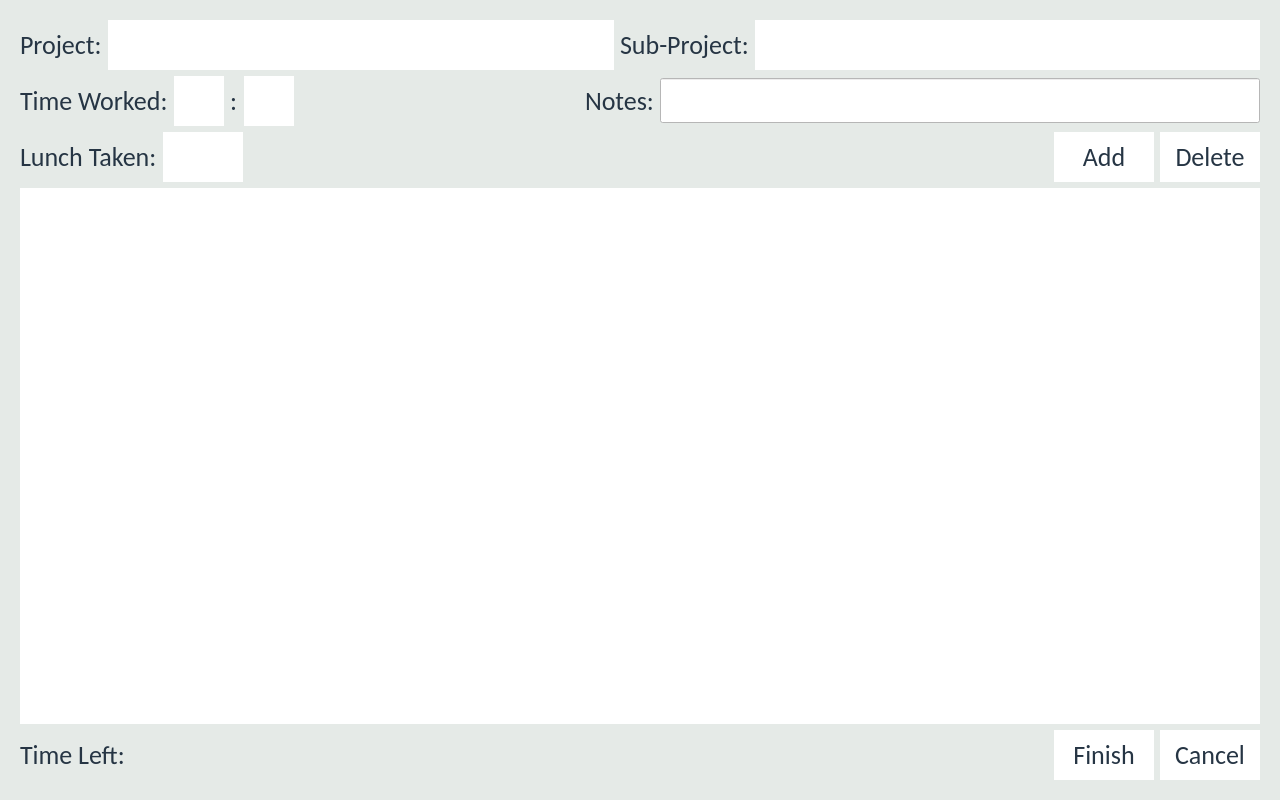
<?xml version="1.0" encoding="UTF-8"?>
<ui version="4.0">
 <class>ClockoutForm</class>
 <widget class="QWidget" name="ClockoutForm">
  <property name="geometry">
   <rect>
    <x>0</x>
    <y>0</y>
    <width>1280</width>
    <height>800</height>
   </rect>
  </property>
  <property name="font">
   <font>
    <family>Calibri</family>
    <pointsize>-1</pointsize>
   </font>
  </property>
  <property name="windowTitle">
   <string>Time-Track</string>
  </property>
  <property name="styleSheet">
   <string notr="true">QWidget#ClockoutForm{

background-color:#E5EAE7;
}
*{
font-family:&quot;Calibri&quot;;
font-size: 26px;
color:#263544;
}



QStackedWidget{
margin:0px;
padding:0px;
}


QWidget{

margin:0px;
padding:0px;
}
QWidget#bigwidger{
background-color:#E5EAE7;
border:none;
}

QLineEdit{ 
background-color:#FFFFFF;
 border: 0px solid 263544;	
}
QLineEdit:hover{ 
background-color:#FFFFFF;
 border: 1px solid 263544;	
}


QTableWidget{
border:none;
}
QTextEdit{
border:none;
}


QPushButton{
padding:3px;
border:none;
background-color:#FFFFFF;
}
QPushButton:hover:!pressed{
background-color:#E4E9EB;
}


QDateTimeEdit{
border:none;
background-color:#FFFFFF;
}
QDateEditTime:hover{
border:none;
background-color:#E4E9EB;
}
QDateEditTime::drop-down{
border:none;
}


QComboBox{
border:none;
background-color:#FFFFFF;

}

QComboBox:hover {
background-color:#E4E9EB;
}
QComboBox:drop-down{
border:none;
}


QRadioButton{
padding:0px;
margin:0px;
}


QGroupBox {
    border: 0px solid gray;
	
    margin-top: 0.5em;
	margin-right:0px;
	margin-left:0px;
}
QGroupBox::title {
    subcontrol-origin: margin;
    left: 10px;
    padding: 0 3px 0 3px;
}
</string>
  </property>
  <layout class="QGridLayout" name="gridLayout">
   <item row="0" column="0">
    <widget class="QWidget" name="bigwidger" native="true">
     <layout class="QGridLayout" name="gridLayout_2">
      <item row="0" column="2">
       <layout class="QHBoxLayout" name="horizontalLayout">
        <item>
         <layout class="QVBoxLayout" name="verticalLayout_3">
          <item>
           <layout class="QHBoxLayout" name="horizontalLayout_4">
            <item>
             <layout class="QVBoxLayout" name="verticalLayout_4">
              <item>
               <layout class="QHBoxLayout" name="horizontalLayout_9">
                <item>
                 <widget class="QLabel" name="label_3">
                  <property name="sizePolicy">
                   <sizepolicy hsizetype="Fixed" vsizetype="Preferred">
                    <horstretch>0</horstretch>
                    <verstretch>0</verstretch>
                   </sizepolicy>
                  </property>
                  <property name="minimumSize">
                   <size>
                    <width>80</width>
                    <height>0</height>
                   </size>
                  </property>
                  <property name="text">
                   <string>Project:</string>
                  </property>
                 </widget>
                </item>
                <item>
                 <widget class="QComboBox" name="Projects">
                  <property name="minimumSize">
                   <size>
                    <width>200</width>
                    <height>50</height>
                   </size>
                  </property>
                  <property name="sizeAdjustPolicy">
                   <enum>QComboBox::AdjustToContents</enum>
                  </property>
                 </widget>
                </item>
                <item>
                 <widget class="QLabel" name="label_4">
                  <property name="sizePolicy">
                   <sizepolicy hsizetype="Fixed" vsizetype="Preferred">
                    <horstretch>0</horstretch>
                    <verstretch>0</verstretch>
                   </sizepolicy>
                  </property>
                  <property name="minimumSize">
                   <size>
                    <width>50</width>
                    <height>0</height>
                   </size>
                  </property>
                  <property name="text">
                   <string>Sub-Project:</string>
                  </property>
                 </widget>
                </item>
                <item>
                 <widget class="QComboBox" name="Items">
                  <property name="sizePolicy">
                   <sizepolicy hsizetype="Preferred" vsizetype="Preferred">
                    <horstretch>0</horstretch>
                    <verstretch>0</verstretch>
                   </sizepolicy>
                  </property>
                  <property name="minimumSize">
                   <size>
                    <width>300</width>
                    <height>50</height>
                   </size>
                  </property>
                 </widget>
                </item>
               </layout>
              </item>
              <item>
               <layout class="QHBoxLayout" name="horizontalLayout_5"/>
              </item>
              <item>
               <layout class="QHBoxLayout" name="horizontalLayout_6">
                <item>
                 <widget class="QLabel" name="label_5">
                  <property name="sizePolicy">
                   <sizepolicy hsizetype="Fixed" vsizetype="Preferred">
                    <horstretch>0</horstretch>
                    <verstretch>0</verstretch>
                   </sizepolicy>
                  </property>
                  <property name="minimumSize">
                   <size>
                    <width>50</width>
                    <height>0</height>
                   </size>
                  </property>
                  <property name="text">
                   <string>Time Worked:</string>
                  </property>
                 </widget>
                </item>
                <item>
                 <widget class="QComboBox" name="Hours">
                  <property name="minimumSize">
                   <size>
                    <width>50</width>
                    <height>50</height>
                   </size>
                  </property>
                  <property name="maximumSize">
                   <size>
                    <width>50</width>
                    <height>16777215</height>
                   </size>
                  </property>
                  <property name="editable">
                   <bool>false</bool>
                  </property>
                  <property name="currentText">
                   <string/>
                  </property>
                  <property name="maxVisibleItems">
                   <number>13</number>
                  </property>
                 </widget>
                </item>
                <item>
                 <widget class="QLabel" name="label_8">
                  <property name="minimumSize">
                   <size>
                    <width>8</width>
                    <height>0</height>
                   </size>
                  </property>
                  <property name="maximumSize">
                   <size>
                    <width>8</width>
                    <height>16777215</height>
                   </size>
                  </property>
                  <property name="text">
                   <string>:</string>
                  </property>
                 </widget>
                </item>
                <item>
                 <widget class="QComboBox" name="Minutes">
                  <property name="minimumSize">
                   <size>
                    <width>0</width>
                    <height>50</height>
                   </size>
                  </property>
                  <property name="maximumSize">
                   <size>
                    <width>50</width>
                    <height>16777215</height>
                   </size>
                  </property>
                  <property name="editable">
                   <bool>false</bool>
                  </property>
                 </widget>
                </item>
                <item>
                 <spacer name="horizontalSpacer_3">
                  <property name="orientation">
                   <enum>Qt::Horizontal</enum>
                  </property>
                  <property name="sizeHint" stdset="0">
                   <size>
                    <width>40</width>
                    <height>20</height>
                   </size>
                  </property>
                 </spacer>
                </item>
                <item>
                 <widget class="QWidget" name="DescriptionWidget" native="true">
                  <property name="maximumSize">
                   <size>
                    <width>16777215</width>
                    <height>45</height>
                   </size>
                  </property>
                  <layout class="QHBoxLayout" name="horizontalLayout_3">
                   <property name="topMargin">
                    <number>0</number>
                   </property>
                   <property name="rightMargin">
                    <number>0</number>
                   </property>
                   <property name="bottomMargin">
                    <number>0</number>
                   </property>
                   <item>
                    <widget class="QLabel" name="label_2">
                     <property name="maximumSize">
                      <size>
                       <width>16777215</width>
                       <height>45</height>
                      </size>
                     </property>
                     <property name="text">
                      <string>Notes:</string>
                     </property>
                    </widget>
                   </item>
                   <item>
                    <widget class="QLineEdit" name="Description">
                     <property name="minimumSize">
                      <size>
                       <width>600</width>
                       <height>45</height>
                      </size>
                     </property>
                     <property name="maximumSize">
                      <size>
                       <width>45</width>
                       <height>16777215</height>
                      </size>
                     </property>
                    </widget>
                   </item>
                  </layout>
                 </widget>
                </item>
               </layout>
              </item>
              <item>
               <layout class="QHBoxLayout" name="horizontalLayout_8">
                <item>
                 <widget class="QLabel" name="label_6">
                  <property name="sizePolicy">
                   <sizepolicy hsizetype="Fixed" vsizetype="Preferred">
                    <horstretch>0</horstretch>
                    <verstretch>0</verstretch>
                   </sizepolicy>
                  </property>
                  <property name="minimumSize">
                   <size>
                    <width>50</width>
                    <height>0</height>
                   </size>
                  </property>
                  <property name="text">
                   <string>Lunch Taken:</string>
                  </property>
                 </widget>
                </item>
                <item>
                 <widget class="QComboBox" name="Lunch">
                  <property name="minimumSize">
                   <size>
                    <width>0</width>
                    <height>50</height>
                   </size>
                  </property>
                  <property name="maximumSize">
                   <size>
                    <width>80</width>
                    <height>16777215</height>
                   </size>
                  </property>
                  <property name="editable">
                   <bool>false</bool>
                  </property>
                 </widget>
                </item>
                <item>
                 <spacer name="horizontalSpacer_2">
                  <property name="orientation">
                   <enum>Qt::Horizontal</enum>
                  </property>
                  <property name="sizeHint" stdset="0">
                   <size>
                    <width>40</width>
                    <height>20</height>
                   </size>
                  </property>
                 </spacer>
                </item>
                <item>
                 <widget class="QPushButton" name="Add">
                  <property name="minimumSize">
                   <size>
                    <width>100</width>
                    <height>50</height>
                   </size>
                  </property>
                  <property name="text">
                   <string>Add</string>
                  </property>
                 </widget>
                </item>
                <item>
                 <widget class="QPushButton" name="Delete">
                  <property name="minimumSize">
                   <size>
                    <width>100</width>
                    <height>50</height>
                   </size>
                  </property>
                  <property name="text">
                   <string>Delete</string>
                  </property>
                 </widget>
                </item>
               </layout>
              </item>
              <item>
               <layout class="QHBoxLayout" name="horizontalLayout_7">
                <property name="sizeConstraint">
                 <enum>QLayout::SetDefaultConstraint</enum>
                </property>
               </layout>
              </item>
             </layout>
            </item>
           </layout>
          </item>
          <item>
           <widget class="QTableWidget" name="Sections">
            <property name="minimumSize">
             <size>
              <width>500</width>
              <height>0</height>
             </size>
            </property>
            <property name="alternatingRowColors">
             <bool>true</bool>
            </property>
            <property name="gridStyle">
             <enum>Qt::SolidLine</enum>
            </property>
            <attribute name="verticalHeaderMinimumSectionSize">
             <number>30</number>
            </attribute>
           </widget>
          </item>
         </layout>
        </item>
       </layout>
      </item>
      <item row="2" column="2">
       <layout class="QHBoxLayout" name="horizontalLayout_2">
        <item>
         <layout class="QHBoxLayout" name="horizontalLayout_10">
          <item>
           <widget class="QLabel" name="label">
            <property name="text">
             <string>Time Left:</string>
            </property>
           </widget>
          </item>
          <item>
           <widget class="QLabel" name="timeLeft">
            <property name="text">
             <string/>
            </property>
           </widget>
          </item>
          <item>
           <spacer name="horizontalSpacer">
            <property name="orientation">
             <enum>Qt::Horizontal</enum>
            </property>
            <property name="sizeHint" stdset="0">
             <size>
              <width>40</width>
              <height>20</height>
             </size>
            </property>
           </spacer>
          </item>
         </layout>
        </item>
        <item>
         <widget class="QPushButton" name="FinishedButton">
          <property name="minimumSize">
           <size>
            <width>100</width>
            <height>50</height>
           </size>
          </property>
          <property name="text">
           <string>Finish</string>
          </property>
         </widget>
        </item>
        <item>
         <widget class="QPushButton" name="CancelButton">
          <property name="minimumSize">
           <size>
            <width>100</width>
            <height>50</height>
           </size>
          </property>
          <property name="text">
           <string>Cancel</string>
          </property>
         </widget>
        </item>
       </layout>
      </item>
     </layout>
    </widget>
   </item>
  </layout>
 </widget>
 <resources/>
 <connections/>
</ui>
